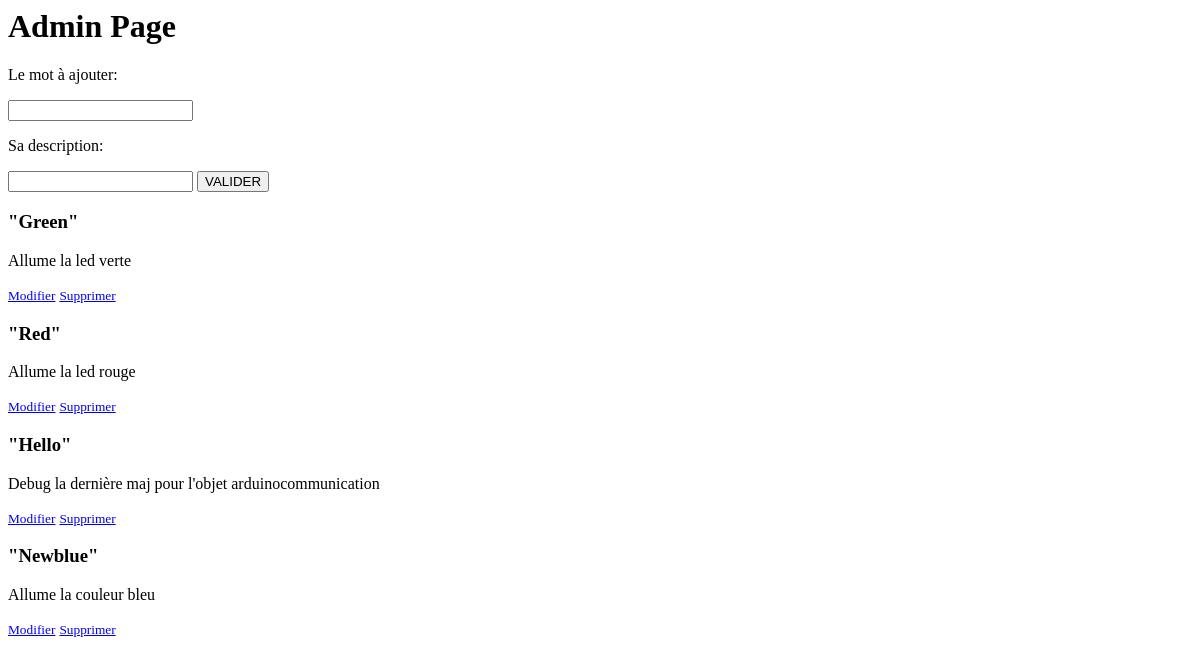
/admin, run on an earlier commit of the app's database.
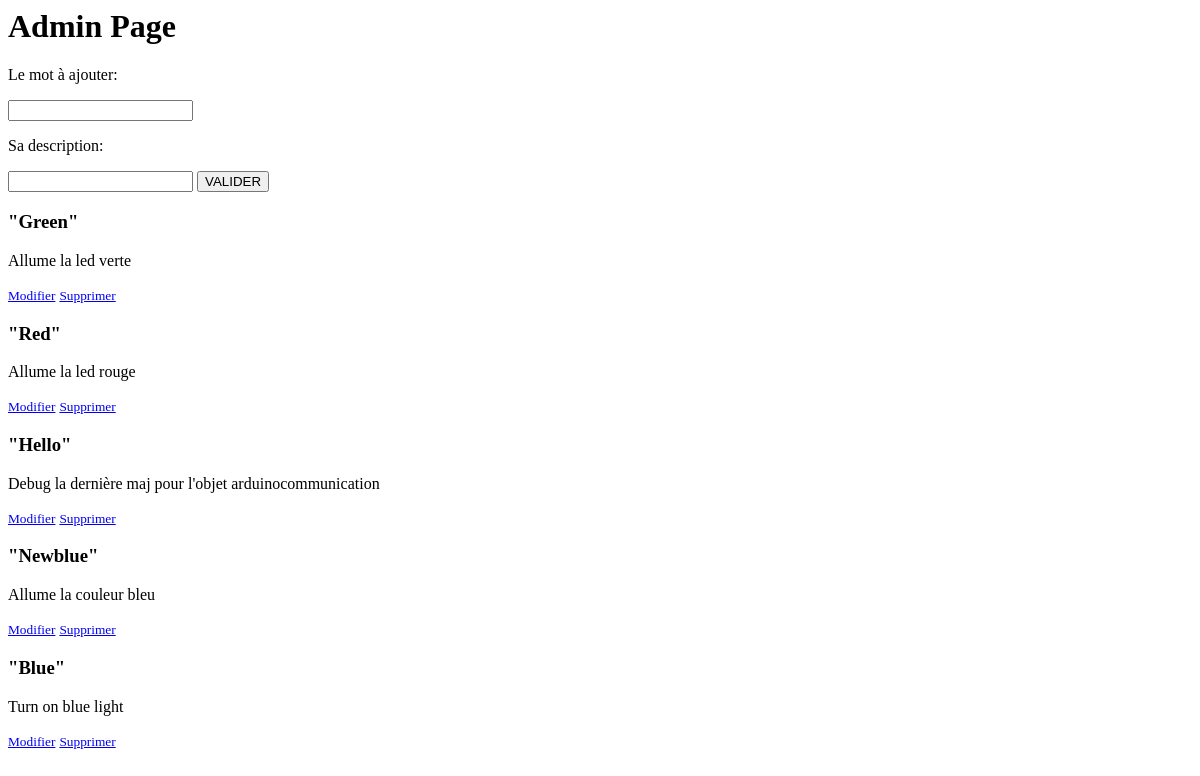
And on a later commit of the database.
### vorhome_app/models.py (models this page shows, shortened)
class Triggers(db.Model):
    id = db.Column(db.Integer, primary_key=True)
    name = db.Column(db.String(20), unique=True, nullable=False)
    description = db.Column(db.String(120), unique=False, nullable=False)

### vorhome_app/routes.py (the view, shortened to what this page needs)
@app.route("/admin", methods = ['POST', 'GET'])
def admin():
    error = []
    var_to_template['triggers'] = Triggers.query.all()
    return render_template("admin.html", var_to_template=var_to_template)

### vorhome_app/templates/admin.html (shortened to what this page needs)
{% extends "layout.html" %}
{% block content %}
    <h1>Admin Page</h1>
    <form method="POST" action="/admin">
        <p>Le mot à ajouter:</p>
        <input type="text" name="name"/>
        <p>Sa description:</p>
        <input type="text" name="description"/>
        <button type="submit">VALIDER</button>
    </form>
    <div class="doc">
        {% for trigger in var_to_template['triggers'] %}
            <h3>"{{trigger.name.capitalize()}}"</h3>
            <p>{{trigger.description.capitalize()}}</p>
            <p><small><a href="{{url_for('triggeredit', trigger_id=trigger.id)}}">Modifier</a></small> <small><a href="{{url_for('triggerdel', trigger_id=trigger.id)}}">Supprimer</a></small></p>
        {% endfor %}
    </div>
{% endblock %}

### vorhome_app/templates/layout.html (shortened to what this page needs)
<html lang="fr">
<head>
</head>
<body>
    <div class="content">
        {% block content %}{% endblock %}
    </div>
</body>
</html>

What changed in the data, as far as the page shows it:
added Triggers: name "Blue", description "Turn on blue light"
